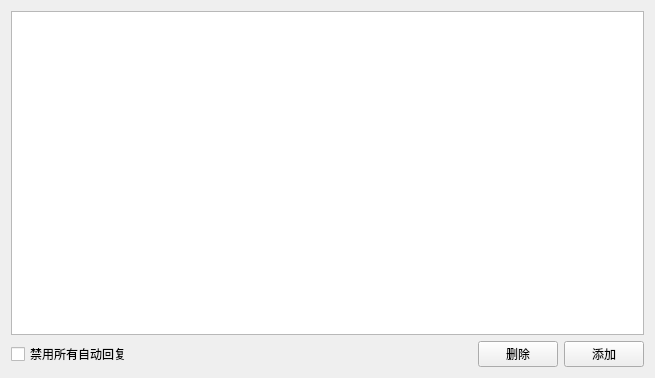
<?xml version="1.0" encoding="UTF-8"?>
<ui version="4.0">
 <class>SAKAutoResponseSettingsWidget</class>
 <widget class="QWidget" name="SAKAutoResponseSettingsWidget">
  <property name="geometry">
   <rect>
    <x>0</x>
    <y>0</y>
    <width>655</width>
    <height>378</height>
   </rect>
  </property>
  <property name="windowTitle">
   <string>Form</string>
  </property>
  <layout class="QGridLayout" name="gridLayout">
   <item row="1" column="3">
    <widget class="QPushButton" name="addItemPushButton">
     <property name="text">
      <string>添加</string>
     </property>
    </widget>
   </item>
   <item row="1" column="2">
    <widget class="QPushButton" name="deleteItemPushButton">
     <property name="text">
      <string>删除</string>
     </property>
    </widget>
   </item>
   <item row="0" column="0" colspan="4">
    <widget class="QListWidget" name="listWidget"/>
   </item>
   <item row="1" column="0">
    <widget class="QCheckBox" name="forbidAllCheckBox">
     <property name="text">
      <string>禁用所有自动回复</string>
     </property>
    </widget>
   </item>
   <item row="1" column="1">
    <widget class="QLabel" name="msgLabel">
     <property name="sizePolicy">
      <sizepolicy hsizetype="Expanding" vsizetype="Preferred">
       <horstretch>0</horstretch>
       <verstretch>0</verstretch>
      </sizepolicy>
     </property>
     <property name="text">
      <string/>
     </property>
    </widget>
   </item>
  </layout>
 </widget>
 <resources/>
 <connections/>
</ui>
